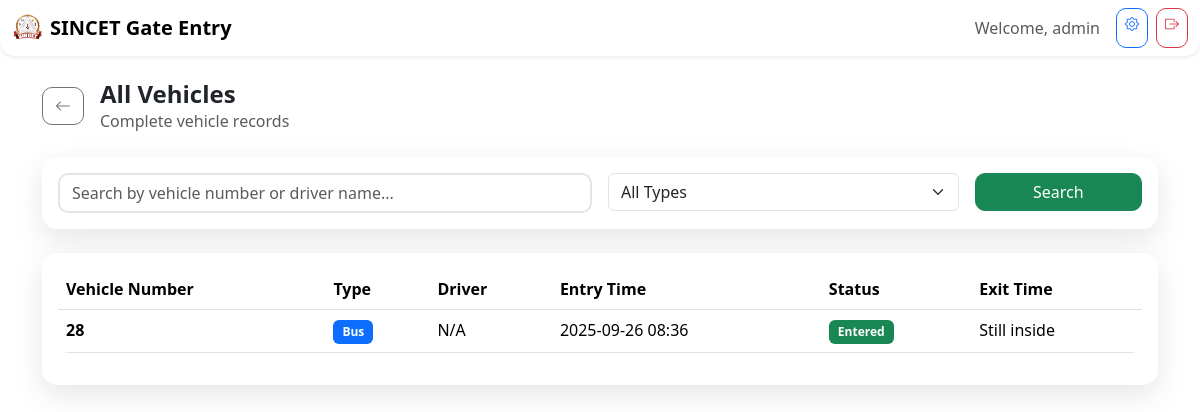
The app's page /vehicle/list (signed in) with its own data.
### models.py (models this page shows, shortened)
class User(db.Model):
    __tablename__ = 'users'
    id = db.Column(db.String(36), primary_key=True, default=lambda: str(uuid.uuid4()))
    username = db.Column(db.String(80), unique=True, nullable=False)
    password = db.Column(db.String(120), nullable=False)
    role = db.Column(db.String(20), nullable=False, default='user')  # admin, authority, user
    is_active = db.Column(db.Boolean, default=True)
    created_at = db.Column(db.DateTime, default=datetime.utcnow)
    updated_at = db.Column(db.DateTime, default=datetime.utcnow, onupdate=datetime.utcnow)

class BusEntry(db.Model):
    __tablename__ = 'bus_entries'
    id = db.Column(db.String(36), primary_key=True, default=lambda: str(uuid.uuid4()))
    bus_number = db.Column(db.String(50), nullable=False)
    driver_name = db.Column(db.String(100))
    driver_phone = db.Column(db.String(20))
    entry_time = db.Column(db.DateTime, default=datetime.utcnow)
    exit_time = db.Column(db.DateTime)
    route = db.Column(db.String(100))
    passenger_count = db.Column(db.Integer)
    status = db.Column(db.String(20), default='entered')  # entered, exited
    created_by = db.Column(db.String(100))
    notes = db.Column(db.Text)
    vehicle_type = db.Column(db.String(20), default='bus')  # bus, vehicle
    created_at = db.Column(db.DateTime, default=datetime.utcnow)
    updated_at = db.Column(db.DateTime, default=datetime.utcnow, onupdate=datetime.utcnow)

### routes/vehicle.py (the view)
    def decorated_function(*args, **kwargs):
        if 'user_id' not in session:
            return redirect(url_for('auth.login'))
        return f(*args, **kwargs)

### routes/vehicle.py (called while the page is built)
def login_required(f):
    def decorated_function(*args, **kwargs):
        if 'user_id' not in session:
            return redirect(url_for('auth.login'))
        return f(*args, **kwargs)
    decorated_function.__name__ = f.__name__
    return decorated_function

@vehicle_bp.route('/list')
@login_required
def list():
    page = request.args.get('page', 1, type=int)
    search = request.args.get('search', '')
    vehicle_type = request.args.get('type', '')
    query = BusEntry.query
    if search:
        query = query.filter(
            (BusEntry.bus_number.contains(search)) |
            (BusEntry.driver_name.contains(search))
        )
    if vehicle_type:
        query = query.filter(BusEntry.vehicle_type == vehicle_type)
    vehicles = query.order_by(BusEntry.entry_time.desc()).paginate(
        page=page, per_page=20, error_out=False
    )
    return render_template('vehicle/list.html', vehicles=vehicles, search=search, vehicle_type=vehicle_type)

### templates/vehicle/list.html (shortened to what this page needs)
{% extends "base.html" %}
{% block content %}
<div class="container py-4">
    <div class="d-flex align-items-center mb-4">
        <a href="{{ url_for('index') }}" class="btn btn-outline-secondary me-3">
            <i class="bi bi-arrow-left"></i>
        </a>
        <div>
            <h1 class="h4 fw-bold mb-0">All Vehicles</h1>
            <p class="text-muted mb-0">Complete vehicle records</p>
        </div>
    </div>
    <div class="card mb-4">
        <div class="card-body">
            <form method="GET" class="row g-3">
                <div class="col-md-6">
                    <input type="text" class="form-control" name="search" value="{{ search }}"
                           placeholder="Search by vehicle number or driver name...">
                </div>
                <div class="col-md-4">
                    <select class="form-select" name="type">
                        <option value="">All Types</option>
                    </select>
                </div>
                <div class="col-md-2">
                    <button type="submit" class="btn btn-success w-100">Search</button>
                </div>
            </form>
        </div>
    </div>
    {% if vehicles.items %}
    <div class="card">
        <div class="card-body">
            <div class="table-responsive">
                <table class="table table-hover">
                    <thead>
                        <tr>
                            <th>Vehicle Number</th>
                            <th>Type</th>
                            <th>Driver</th>
                            <th>Entry Time</th>
                            <th>Status</th>
                            <th>Exit Time</th>
                        </tr>
                    </thead>
                    <tbody>
                        {% for vehicle in vehicles.items %}
                        <tr>
                            <td>
                                <strong>{{ vehicle.bus_number }}</strong>
                            </td>
                            <td>
                                <span class="badge bg-{{ 'primary' if vehicle.vehicle_type == 'bus' else 'secondary' }}">
                                    {{ vehicle.vehicle_type.title() }}
                                </span>
                            </td>
                            <td>
                                {{ vehicle.driver_name or 'N/A' }}
                            </td>
                            <td>{{ vehicle.entry_time.strftime('%Y-%m-%d %H:%M') if vehicle.entry_time else 'N/A' }}</td>
                            <td>
                                <span class="badge bg-{{ 'success' if vehicle.status == 'entered' else 'secondary' }}">
                                    {{ vehicle.status.title() }}
                                </span>
                            </td>
                            <td>{{ vehicle.exit_time.strftime('%Y-%m-%d %H:%M') if vehicle.exit_time else 'Still inside' }}</td>
                        </tr>
                        {% endfor %}
                    </tbody>
                </table>
            </div>
        </div>
    </div>
    {% endif %}
</div>
{% endblock %}

### templates/base.html (shortened to what this page needs)
<!DOCTYPE html>
<html lang="en">
<head>
    <link href="https://cdn.jsdelivr.net/npm/bootstrap@5.3.2/dist/css/bootstrap.min.css" rel="stylesheet">
    <link href="https://cdn.jsdelivr.net/npm/bootstrap-icons@1.11.2/font/bootstrap-icons.css" rel="stylesheet">
    <link href="{{ url_for('static', filename='css/style.css') }}" rel="stylesheet">
</head>
<body class="bg-gradient">
    {% if current_user %}
    <nav class="navbar navbar-expand-lg navbar-light bg-white shadow-sm">
        <div class="container-fluid">
            <a class="navbar-brand d-flex align-items-center" href="{{ url_for('index') }}">
                <img src="{{ url_for('static', filename='sincet1.png') }}" alt="SINCET Logo" height="30" class="me-2">
                <span class="fw-bold">SINCET Gate Entry</span>
            </a>
            <div class="navbar-nav ms-auto d-flex flex-row">
                <span class="navbar-text me-3">Welcome, {{ current_user.username }}</span>
                {% if current_user.role == 'admin' %}
                <a href="{{ url_for('authority.list') }}" class="btn btn-outline-primary btn-sm me-2">
                    <i class="bi bi-gear"></i>
                </a>
                {% endif %}
                <a href="{{ url_for('auth.logout') }}" class="btn btn-outline-danger btn-sm">
                    <i class="bi bi-box-arrow-right"></i>
                </a>
            </div>
        </div>
    </nav>
    {% endif %}
    <main class="container-fluid">
        {% block content %}{% endblock %}
    </main>
</body>
</html>

### static/css/style.css (style rules this page uses)
.bg-gradient { background: linear-gradient(135deg, #667eea 0%, #764ba2 100%); min-height: 100vh; }
.card { border: none; border-radius: 15px; box-shadow: 0 10px 30px rgba(0, 0, 0, 0.1); }
.btn { border-radius: 10px; transition: all 0.3s ease; }
.navbar { border-radius: 0 0 15px 15px; }
.form-control { border-radius: 10px; border: 2px solid #e1e5e9; transition: all 0.3s ease; }
.badge { font-size: 0.75em; padding: 0.5em 0.75em; }
.table { border-radius: 10px; overflow: hidden; }

### records on screen
User: username "admin"
BusEntry: bus_number "28", vehicle_type "Bus", driver_name "N/A", entry_time "2025-09-26 08:36", status "Entered", exit_time "Still inside"
